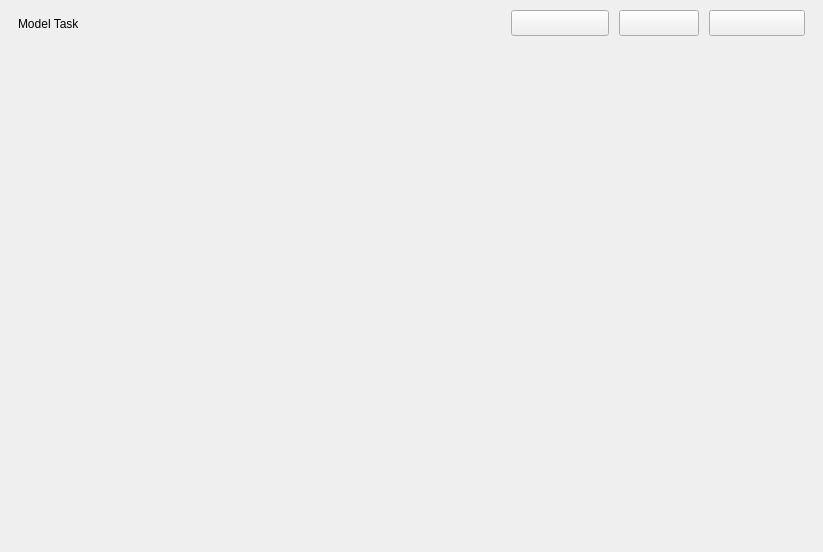
<?xml version="1.0" encoding="UTF-8"?>
<ui version="4.0">
 <class>TaskConfigModelUI</class>
 <widget class="QWidget" name="TaskConfigModelUI">
  <property name="geometry">
   <rect>
    <x>0</x>
    <y>0</y>
    <width>823</width>
    <height>552</height>
   </rect>
  </property>
  <property name="windowTitle">
   <string>Form</string>
  </property>
  <layout class="QVBoxLayout" name="verticalLayout">
   <property name="spacing">
    <number>12</number>
   </property>
   <property name="leftMargin">
    <number>18</number>
   </property>
   <property name="topMargin">
    <number>6</number>
   </property>
   <property name="rightMargin">
    <number>18</number>
   </property>
   <property name="bottomMargin">
    <number>12</number>
   </property>
   <item>
    <widget class="QWidget" name="widget" native="true">
     <property name="sizePolicy">
      <sizepolicy hsizetype="Preferred" vsizetype="Fixed">
       <horstretch>0</horstretch>
       <verstretch>0</verstretch>
      </sizepolicy>
     </property>
     <property name="minimumSize">
      <size>
       <width>0</width>
       <height>35</height>
      </size>
     </property>
     <property name="maximumSize">
      <size>
       <width>16777215</width>
       <height>35</height>
      </size>
     </property>
     <layout class="QHBoxLayout" name="horizontalLayout">
      <property name="spacing">
       <number>10</number>
      </property>
      <property name="leftMargin">
       <number>0</number>
      </property>
      <property name="topMargin">
       <number>0</number>
      </property>
      <property name="rightMargin">
       <number>0</number>
      </property>
      <property name="bottomMargin">
       <number>0</number>
      </property>
      <item>
       <widget class="QLabel" name="lblTaskConfigModelName">
        <property name="statusTip">
         <string>lbl-f18-title</string>
        </property>
        <property name="text">
         <string>Model Task</string>
        </property>
       </widget>
      </item>
      <item>
       <spacer name="horizontalSpacer">
        <property name="orientation">
         <enum>Qt::Horizontal</enum>
        </property>
        <property name="sizeHint" stdset="0">
         <size>
          <width>478</width>
          <height>20</height>
         </size>
        </property>
       </spacer>
      </item>
      <item>
       <widget class="QToolButton" name="btnTaskConfigModelData">
        <property name="minimumSize">
         <size>
          <width>98</width>
          <height>26</height>
         </size>
        </property>
        <property name="maximumSize">
         <size>
          <width>98</width>
          <height>26</height>
         </size>
        </property>
        <property name="statusTip">
         <string>btn-miniTopRight</string>
        </property>
        <property name="text">
         <string/>
        </property>
       </widget>
      </item>
      <item>
       <widget class="QToolButton" name="btnTaskConfigModelSave">
        <property name="minimumSize">
         <size>
          <width>80</width>
          <height>26</height>
         </size>
        </property>
        <property name="maximumSize">
         <size>
          <width>80</width>
          <height>26</height>
         </size>
        </property>
        <property name="statusTip">
         <string>btn-miniTopRight</string>
        </property>
        <property name="text">
         <string/>
        </property>
       </widget>
      </item>
      <item>
       <widget class="QToolButton" name="btnTaskConfigModelSaveAs">
        <property name="minimumSize">
         <size>
          <width>96</width>
          <height>26</height>
         </size>
        </property>
        <property name="maximumSize">
         <size>
          <width>96</width>
          <height>26</height>
         </size>
        </property>
        <property name="statusTip">
         <string>btn-miniTopRight</string>
        </property>
        <property name="text">
         <string/>
        </property>
       </widget>
      </item>
     </layout>
    </widget>
   </item>
   <item>
    <widget class="QWidget" name="widgetTaskConfigModelDiagram" native="true">
     <layout class="QVBoxLayout" name="verticalLayout_2">
      <property name="leftMargin">
       <number>0</number>
      </property>
      <property name="topMargin">
       <number>0</number>
      </property>
      <property name="rightMargin">
       <number>0</number>
      </property>
      <property name="bottomMargin">
       <number>0</number>
      </property>
     </layout>
    </widget>
   </item>
  </layout>
 </widget>
 <resources/>
 <connections/>
</ui>
